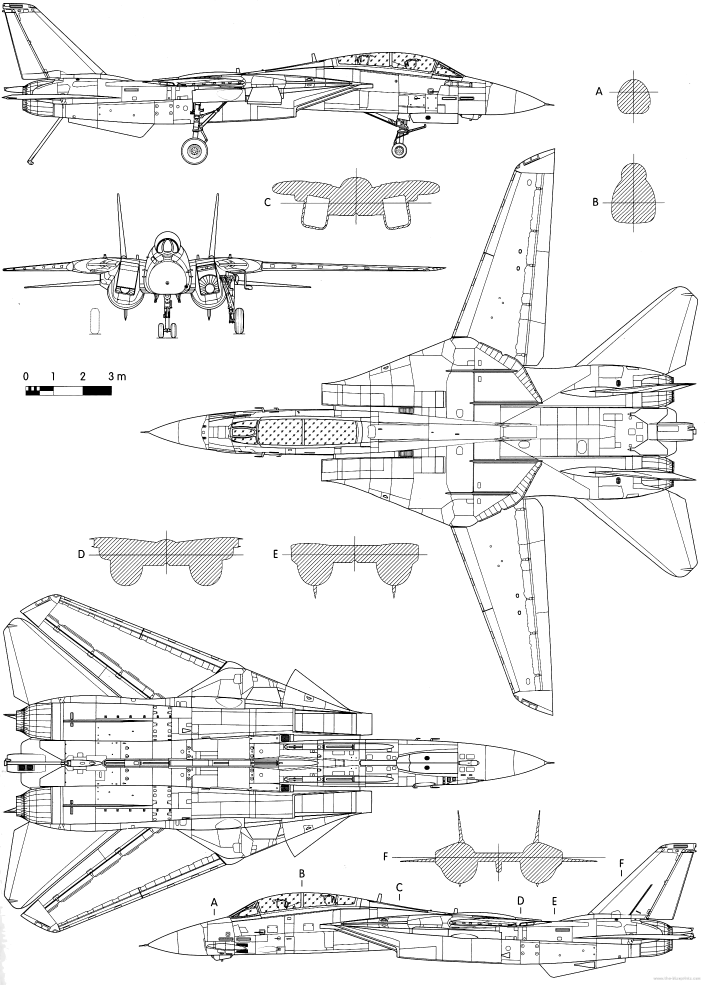
#> input picture references/UPC_Figure3_15_source_exact.png, 2113 x 2953 px (shown at 1/3 size)
$ python recover_C_upper_raster_guides.py
#> lines starting #> are read from the running program, lines starting #| are printed output that depends on the picture
"""C-Oberkante als zwei getrennte Raster-Prüflinien; kein geschlossener Querschnitt."""
from pathlib import Path
from PIL import Image,ImageDraw
import numpy as np,json,hashlib
O=Path(__file__).parent;R=O.parents[1];src=R/'references/UPC_Figure3_15_source_exact.png';im=Image.open(src).convert('RGB');a=np.array(im.convert('L'));cases=[]
#> further down, im is the input picture: PIL image 2113x2953 RGB; min 0, max 255, mean 239.5
for t in [96,128,160]:
 segments=[]
 for lo,hi in [(817,1066),(1071,1320)]:
  pts=[]
  for x in range(lo,hi):
   ys=np.where(a[520:605,x]<t)[0]+520;assert len(ys) and ys.min()>520;pts.append([x,int(ys.min())])
  segments.append(pts)
 cases.append(dict(threshold=t,segments_pixel=segments))
#> after the loop, cases = 3 items
j=dict(status='C_OBERE_RASTERKANTE_GETRENNT_ERFASST',source_sha256=hashlib.sha256(src.read_bytes()).hexdigest(),cases=cases,omissions=['Vertikale Achsenregion1066..1070 vollständig ausgelassen; keine Verbindung über die Lücke.','Seitliche Extrembereiche außerhalb817..1319 nicht erfasst.'],limits=['Äußerste Dunkelpixel, nicht Strichmitte.','Nur obere Kontur; keine geschlossene Außenhülle oder Originaloberfläche.','Historische Originalnachzeichnung unverändert.'],production_release=False)
#> j = 6 items
(O/'C_upper_raster_guides.json').write_text(json.dumps(j,ensure_ascii=False,indent=2)+'\n',encoding='utf-8');crop=im.crop((805,520,1330,605)).resize((1050,170));dr=ImageDraw.Draw(crop)
#> after `crop = im.crop((805, 520, 1330, 605)).resize((1050, 170))`:
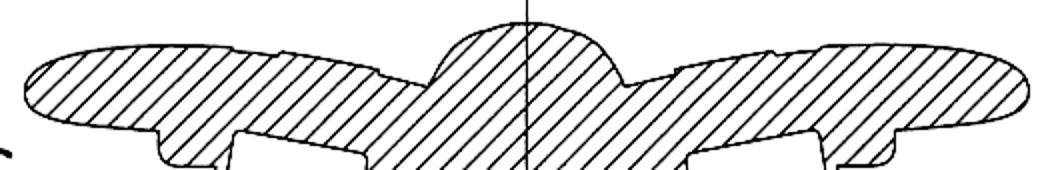
#> crop: PIL image 1050x170 RGB; min 0, max 255, mean 222.9
for seg in cases[1]['segments_pixel']:dr.line([((x-805)*2,(y-520)*2) for x,y in seg],fill=(220,0,0),width=1)
#> this loop made 2 passes
crop.save(O/'C_upper_raster_guides_overlay.png');print([len(v) for v in cases[1]['segments_pixel']])
#> after `crop.save(O / 'C_upper_raster_guides_overlay.png')`:
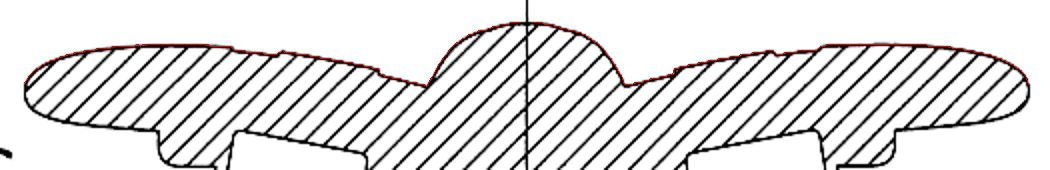
#> saved as C_upper_raster_guides_overlay.png: PIL image 1050x170 RGB; mean R, G, B 223.8, 222.5, 222.5
#| [249, 249]
